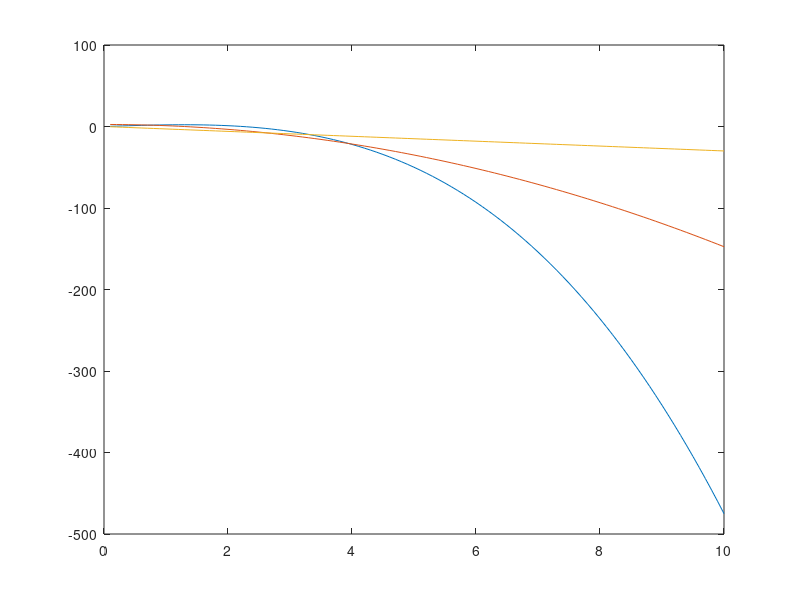

Here is the MATLAB script that generated this plot:
clc; clear; close all;

w = linspace(0.1,10,100);
V = (0.5)*(5*w - w.*w.*w);
Vd = (0.5)*(5 - 3*w.*w);
Vdd = -3*w;

plot(w,V);
hold on
plot(w,Vd);
hold on
plot(w,Vdd);
